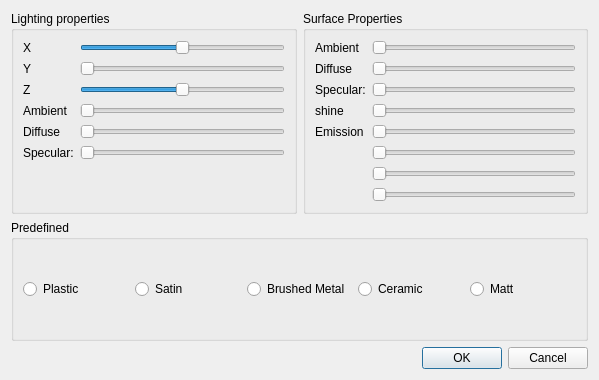
<?xml version="1.0" encoding="UTF-8"?>
<ui version="4.0">
 <class>surfacePropertiesDlg</class>
 <widget class="QDialog" name="surfacePropertiesDlg">
  <property name="geometry">
   <rect>
    <x>0</x>
    <y>0</y>
    <width>599</width>
    <height>380</height>
   </rect>
  </property>
  <property name="windowTitle">
   <string>3D surface lighting and material properties</string>
  </property>
  <layout class="QVBoxLayout" name="verticalLayout">
   <item>
    <layout class="QHBoxLayout" name="horizontalLayout">
     <item>
      <widget class="QGroupBox" name="groupBox">
       <property name="title">
        <string>Lighting properties</string>
       </property>
       <layout class="QFormLayout" name="formLayout_2">
        <item row="0" column="0">
         <widget class="QLabel" name="label">
          <property name="text">
           <string>X</string>
          </property>
         </widget>
        </item>
        <item row="0" column="1">
         <widget class="QSlider" name="xLight">
          <property name="minimum">
           <number>-100</number>
          </property>
          <property name="maximum">
           <number>100</number>
          </property>
          <property name="orientation">
           <enum>Qt::Horizontal</enum>
          </property>
         </widget>
        </item>
        <item row="3" column="0">
         <widget class="QLabel" name="label_2">
          <property name="text">
           <string>Y</string>
          </property>
         </widget>
        </item>
        <item row="3" column="1">
         <widget class="QSlider" name="yLight">
          <property name="minimum">
           <number>0</number>
          </property>
          <property name="maximum">
           <number>500</number>
          </property>
          <property name="orientation">
           <enum>Qt::Horizontal</enum>
          </property>
         </widget>
        </item>
        <item row="6" column="0">
         <widget class="QLabel" name="label_3">
          <property name="text">
           <string>Z</string>
          </property>
         </widget>
        </item>
        <item row="6" column="1">
         <widget class="QSlider" name="zLight">
          <property name="minimum">
           <number>-50</number>
          </property>
          <property name="maximum">
           <number>50</number>
          </property>
          <property name="orientation">
           <enum>Qt::Horizontal</enum>
          </property>
         </widget>
        </item>
        <item row="8" column="0">
         <widget class="QLabel" name="label_4">
          <property name="text">
           <string>Ambient</string>
          </property>
         </widget>
        </item>
        <item row="10" column="1">
         <widget class="QSlider" name="diffuse">
          <property name="minimum">
           <number>0</number>
          </property>
          <property name="maximum">
           <number>100</number>
          </property>
          <property name="orientation">
           <enum>Qt::Horizontal</enum>
          </property>
         </widget>
        </item>
        <item row="10" column="0">
         <widget class="QLabel" name="label_5">
          <property name="text">
           <string>Diffuse</string>
          </property>
         </widget>
        </item>
        <item row="11" column="1">
         <widget class="QSlider" name="specular">
          <property name="maximum">
           <number>100</number>
          </property>
          <property name="orientation">
           <enum>Qt::Horizontal</enum>
          </property>
         </widget>
        </item>
        <item row="11" column="0">
         <widget class="QLabel" name="label_6">
          <property name="text">
           <string>Specular:</string>
          </property>
         </widget>
        </item>
        <item row="8" column="1">
         <widget class="QSlider" name="ambientLight">
          <property name="minimum">
           <number>0</number>
          </property>
          <property name="maximum">
           <number>100</number>
          </property>
          <property name="orientation">
           <enum>Qt::Horizontal</enum>
          </property>
         </widget>
        </item>
       </layout>
      </widget>
     </item>
     <item>
      <widget class="QGroupBox" name="groupBox_2">
       <property name="title">
        <string>Surface Properties</string>
       </property>
       <layout class="QFormLayout" name="formLayout">
        <item row="0" column="0">
         <widget class="QLabel" name="label_7">
          <property name="text">
           <string>Ambient</string>
          </property>
         </widget>
        </item>
        <item row="0" column="1">
         <widget class="QSlider" name="surfaceAmbient">
          <property name="maximum">
           <number>100</number>
          </property>
          <property name="orientation">
           <enum>Qt::Horizontal</enum>
          </property>
         </widget>
        </item>
        <item row="1" column="0">
         <widget class="QLabel" name="label_8">
          <property name="text">
           <string>Diffuse</string>
          </property>
         </widget>
        </item>
        <item row="1" column="1">
         <widget class="QSlider" name="surfaceDiffuse">
          <property name="orientation">
           <enum>Qt::Horizontal</enum>
          </property>
         </widget>
        </item>
        <item row="2" column="0">
         <widget class="QLabel" name="label_9">
          <property name="text">
           <string>Specular:</string>
          </property>
         </widget>
        </item>
        <item row="2" column="1">
         <widget class="QSlider" name="surfaceSpecular">
          <property name="orientation">
           <enum>Qt::Horizontal</enum>
          </property>
         </widget>
        </item>
        <item row="3" column="0">
         <widget class="QLabel" name="label_10">
          <property name="text">
           <string>shine</string>
          </property>
         </widget>
        </item>
        <item row="3" column="1">
         <widget class="QSlider" name="surfaceShine">
          <property name="maximum">
           <number>128</number>
          </property>
          <property name="orientation">
           <enum>Qt::Horizontal</enum>
          </property>
         </widget>
        </item>
        <item row="4" column="0">
         <widget class="QLabel" name="label_11">
          <property name="text">
           <string>Emission</string>
          </property>
         </widget>
        </item>
        <item row="4" column="1">
         <widget class="QSlider" name="surfaceEmission">
          <property name="orientation">
           <enum>Qt::Horizontal</enum>
          </property>
         </widget>
        </item>
        <item row="5" column="1">
         <widget class="QSlider" name="red">
          <property name="orientation">
           <enum>Qt::Horizontal</enum>
          </property>
         </widget>
        </item>
        <item row="6" column="1">
         <widget class="QSlider" name="green">
          <property name="orientation">
           <enum>Qt::Horizontal</enum>
          </property>
         </widget>
        </item>
        <item row="7" column="1">
         <widget class="QSlider" name="blue">
          <property name="orientation">
           <enum>Qt::Horizontal</enum>
          </property>
         </widget>
        </item>
       </layout>
      </widget>
     </item>
    </layout>
   </item>
   <item>
    <widget class="QGroupBox" name="groupBox_3">
     <property name="title">
      <string>Predefined</string>
     </property>
     <layout class="QHBoxLayout" name="horizontalLayout_2">
      <item>
       <widget class="QRadioButton" name="plastic">
        <property name="text">
         <string>Plastic</string>
        </property>
       </widget>
      </item>
      <item>
       <widget class="QRadioButton" name="Satin">
        <property name="text">
         <string>Satin</string>
        </property>
       </widget>
      </item>
      <item>
       <widget class="QRadioButton" name="metalFoil">
        <property name="text">
         <string>Brushed Metal</string>
        </property>
       </widget>
      </item>
      <item>
       <widget class="QRadioButton" name="glass">
        <property name="text">
         <string>Ceramic</string>
        </property>
       </widget>
      </item>
      <item>
       <widget class="QRadioButton" name="matt">
        <property name="text">
         <string>Matt</string>
        </property>
       </widget>
      </item>
     </layout>
    </widget>
   </item>
   <item>
    <widget class="QDialogButtonBox" name="buttonBox">
     <property name="orientation">
      <enum>Qt::Horizontal</enum>
     </property>
     <property name="standardButtons">
      <set>QDialogButtonBox::Cancel|QDialogButtonBox::Ok</set>
     </property>
    </widget>
   </item>
  </layout>
 </widget>
 <resources/>
 <connections>
  <connection>
   <sender>buttonBox</sender>
   <signal>accepted()</signal>
   <receiver>surfacePropertiesDlg</receiver>
   <slot>accept()</slot>
   <hints>
    <hint type="sourcelabel">
     <x>248</x>
     <y>254</y>
    </hint>
    <hint type="destinationlabel">
     <x>157</x>
     <y>274</y>
    </hint>
   </hints>
  </connection>
  <connection>
   <sender>buttonBox</sender>
   <signal>rejected()</signal>
   <receiver>surfacePropertiesDlg</receiver>
   <slot>reject()</slot>
   <hints>
    <hint type="sourcelabel">
     <x>316</x>
     <y>260</y>
    </hint>
    <hint type="destinationlabel">
     <x>286</x>
     <y>274</y>
    </hint>
   </hints>
  </connection>
 </connections>
</ui>
